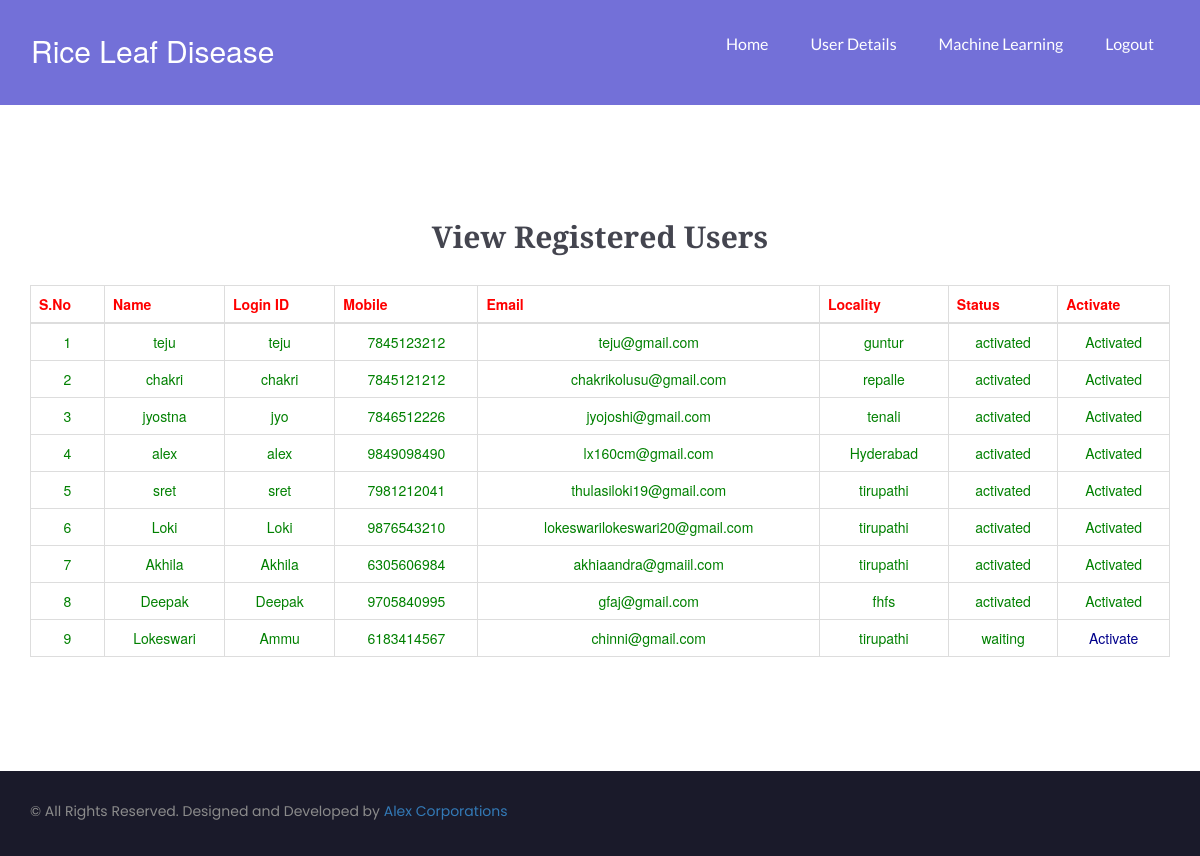
Page /RegisterUsersView/ on the committed database.
### users/models.py (models this page shows, shortened)
class UserRegistrationModel(models.Model):
    name = models.CharField(max_length=100)
    loginid = models.CharField(unique=True, max_length=100)
    password = models.CharField(max_length=100)
    mobile = models.CharField(unique=True, max_length=100)
    email = models.CharField(unique=True, max_length=100)
    locality = models.CharField(max_length=100)
    address = models.CharField(max_length=1000)
    city = models.CharField(max_length=100)
    state = models.CharField(max_length=100)
    status = models.CharField(max_length=100)
    class Meta:
        db_table = 'UserRegistrations'

### admins/views.py (the view)
# urls.py: path('RegisterUsersView/', admins.RegisterUsersView, name='RegisterUsersView'),
def RegisterUsersView(request):
    data = UserRegistrationModel.objects.all()
    return render(request,'admins/viewregisterusers.html',{'data':data})

### assets/templates/admins/viewregisterusers.html
{% extends 'admins/adminbase.html'%}
{%load static%}
{%block contents%}
 <section class="we-do">
    <div class="container">
        <div class="we-do-details">
            <div class="section-header text-center">
                <h2>View Registered Users</h2>
                <p>
                    <table class="table table-bordered bg-light text-dark">
    <thead>
      <tr style="color:red;font-weight:bold;">
        <th>S.No</th>
        <th>Name</th>
        <th>Login ID</th>
        <th>Mobile</th>
        <th>Email</th>
        <th>Locality</th>
        <th>Status</th>
        <th>Activate</th>
      </tr>
    </thead>
    <tbody>
    {% for i in data %}
                                            <tr style="color: Green">
                                                <td>{{forloop.counter}}</td>
                                                <td>{{i.name}}</td>
                                                <td>{{i.loginid}}</td>
                                                <td>{{i.mobile}}</td>
                                                <td>{{i.email}}</td>
                                                <td>{{i.locality}}</td>
                                                <td>{{i.status}}</td>
                                                {% if i.status == 'waiting' %}
                                                <td><a class="btn-link" href="/ActivaUsers/?uid={{ i.id }}"
                                                       style="color:DARKBLUE">Activate</a></td>
                                                {% else %}
                                                <td> Activated</td>
                                                {% endif %}
                                            </tr>
                                            {% endfor %}
    </tbody>
  </table>
                </p>
            </div>
        </div>
    </div>
</section>
{%endblock%}

### assets/templates/admins/adminbase.html (shortened to what this page needs)
{% load static %}
<!doctype html>
<html class="no-js" lang="en">
<head>
    <link rel="stylesheet" href="{%static 'css/font-awesome.min.css'%}">
    <link rel="stylesheet" href="https://cdn.linearicons.com/free/1.0.0/icon-font.min.css">
    <link rel="stylesheet" href="{%static 'css/animate.css'%}">
    <link rel="stylesheet" href="{%static 'css/hover-min.css'%}">
    <link rel="stylesheet" href="{%static 'css/magnific-popup.css'%}">
    <link rel="stylesheet" href="{%static 'css/owl.carousel.min.css'%}">
    <link href="{%static 'css/owl.theme.default.min.css'%}" rel="stylesheet"/>
    <link rel="stylesheet" href="{%static 'css/bootstrap.min.css'%}">
    <link href="{%static 'css/bootsnav.css'%}" rel="stylesheet"/>
    <link rel="stylesheet" href="{%static 'css/style.css'%}">
    <link rel="stylesheet" href="{%static 'css/responsive.css'%}">
</head>
<body>
<section id="menu">
    <div class="container">
        <div class="menubar">
            <nav class="navbar navbar-default">
                <div class="navbar-header">
                    <a class="navbar-brand" href="{%url 'AdminHome'%}"><h2 style="color:White">Rice Leaf Disease</h2>
                    </a>
                </div>
                <div class="collapse navbar-collapse" id="bs-example-navbar-collapse-1">
                    <ul class="nav navbar-nav navbar-right">
                    <li class=""><a href="{% url 'AdminHome' %}">Home</a></li>
                    <li class=""><a href="{% url 'RegisterUsersView' %}">User Details</a></li>
                    <li class=""><a href="{% url 'AdminViewResults' %}">Machine Learning</a></li>
                    <li class=""><a href="{% url 'index' %}">Logout</a></li>
                    </ul>
                </div>
            </nav>
        </div>
    </div>
</section>
{%block contents%}
{%endblock%}
<footer class="footer-copyright">
    <div class="container">
        <div class="row">
            <div class="col-sm-7">
                <div class="foot-copyright pull-left">
                    <p>
                        &copy; All Rights Reserved. Designed and Developed by
                        <a href="#">Alex Corporations</a>
                    </p>
                </div>
            </div>
        </div>
    </div>
</footer>
</body>
</html>

### assets/static/css/bootsnav.css (style rules this page uses)
body { -webkit-transition: all 0.3s ease-in-out; -moz-transition: all 0.3s ease-in-out; -o-transition: all 0.3s ease-in-out; -ms-transition: all 0.3s ease-in-out; transition: all 0.3s ease-in-out; }

### assets/static/css/style.css (style rules this page uses)
* { padding: 0; margin: 0; }
* { -webkit-box-sizing:border-box; -moz-box-sizing:border-box; -o-box-sizing:border-box; -ms-box-sizing:border-box; box-sizing:border-box; }
body { font-size:14px; background: #fff; max-width:1920px; margin:0 auto; overflow-x:hidden; }
a,a:hover,a:active,a:focus { display:inline-block; text-decoration:none; font-size:14px; padding:0; }
h1,h2,h3,h4,h5,h6 { margin: 0; text-transform: capitalize; }
p { margin: 0; font-size:14px; }
ul { padding: 0; margin: 0; list-style: none; }
ul li { list-style: none; }
html,body { height: 100%; position: relative; z-index: 2; }
#menu { z-index: 999; }
.navbar-brand, .navbar-brand:hover, .navbar-brand:focus { margin-top: 33px; padding:0; }
.navbar-default { background-color: transparent; border-color: transparent; }
.navbar-default .navbar-nav li a { font-size: 16px; color: #fff; font-family: 'Lato', sans-serif; margin-top:18px; padding-left: 27px; -webkit-transition: .5s; -moz-transition:.5s; -ms-transition:.5s; -o-transition:.5s; transition: .5s; }
.we-do { padding: 115px 0 82px; }
.section-header h2 { color: #44454f; font-size: 30px; font-family: 'Playfair Display', serif; font-weight: 700; }
.section-header p { color: #888; font-size: 16px; font-family: 'Poppins', sans-serif; max-width: 1000px; margin: 0 auto; margin-top: 32px; line-height: 1.8; }
.footer-copyright { background:#1a1a2a; padding: 30px 0 35px; }
.foot-copyright { color:#8b8b8b; font-size:16px; font-family: 'Poppins', sans-serif; }

### rows in the picture
UserRegistrationModel: name "teju", loginid "teju", mobile "7845123212", email "teju@gmail.com", locality "guntur", status "activated", shows "Activated"
UserRegistrationModel: name "chakri", loginid "chakri", mobile "7845121212", email "chakrikolusu@gmail.com", locality "repalle", status "activated", shows "Activated"
UserRegistrationModel: name "jyostna", loginid "jyo", mobile "7846512226", email "jyojoshi@gmail.com", locality "tenali", status "activated", shows "Activated"
UserRegistrationModel: name "alex", loginid "alex", mobile "9849098490", email "lx160cm@gmail.com", locality "Hyderabad", status "activated", shows "Activated"
UserRegistrationModel: name "sret", loginid "sret", mobile "7981212041", email "thulasiloki19@gmail.com", locality "tirupathi", status "activated", shows "Activated"
UserRegistrationModel: name "Loki", loginid "Loki", mobile "9876543210", email "lokeswarilokeswari20@gmail.com", locality "tirupathi", status "activated", shows "Activated"
UserRegistrationModel: name "Akhila", loginid "Akhila", mobile "6305606984", email "akhiaandra@gmaiil.com", locality "tirupathi", status "activated", shows "Activated"
UserRegistrationModel: name "Deepak", loginid "Deepak", mobile "9705840995", email "gfaj@gmail.com", locality "fhfs", status "activated", shows "Activated"
UserRegistrationModel: name "Lokeswari", loginid "Ammu", mobile "6183414567", email "chinni@gmail.com", locality "tirupathi", status "waiting"
